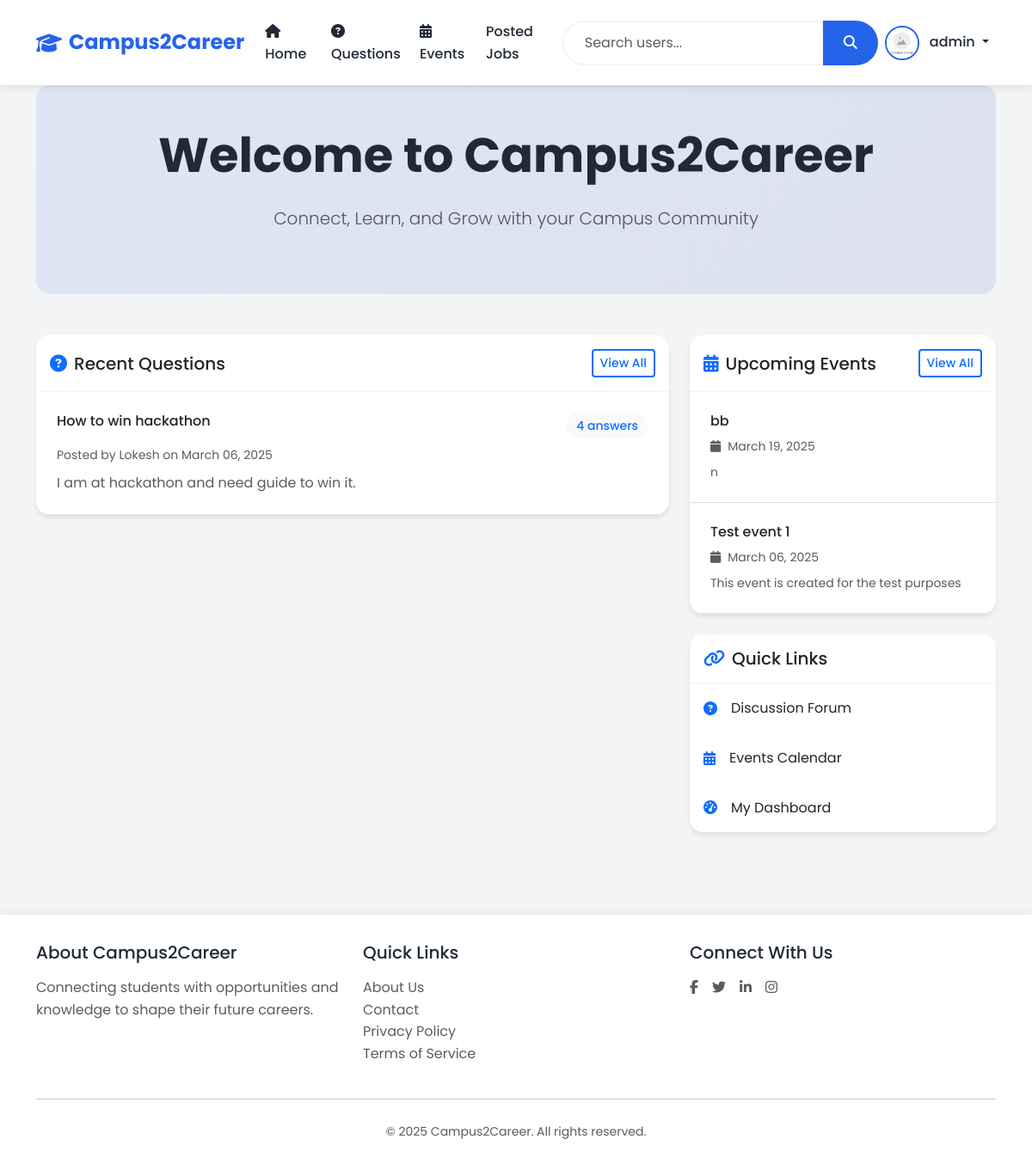
Page / (signed in) on the earlier database version.
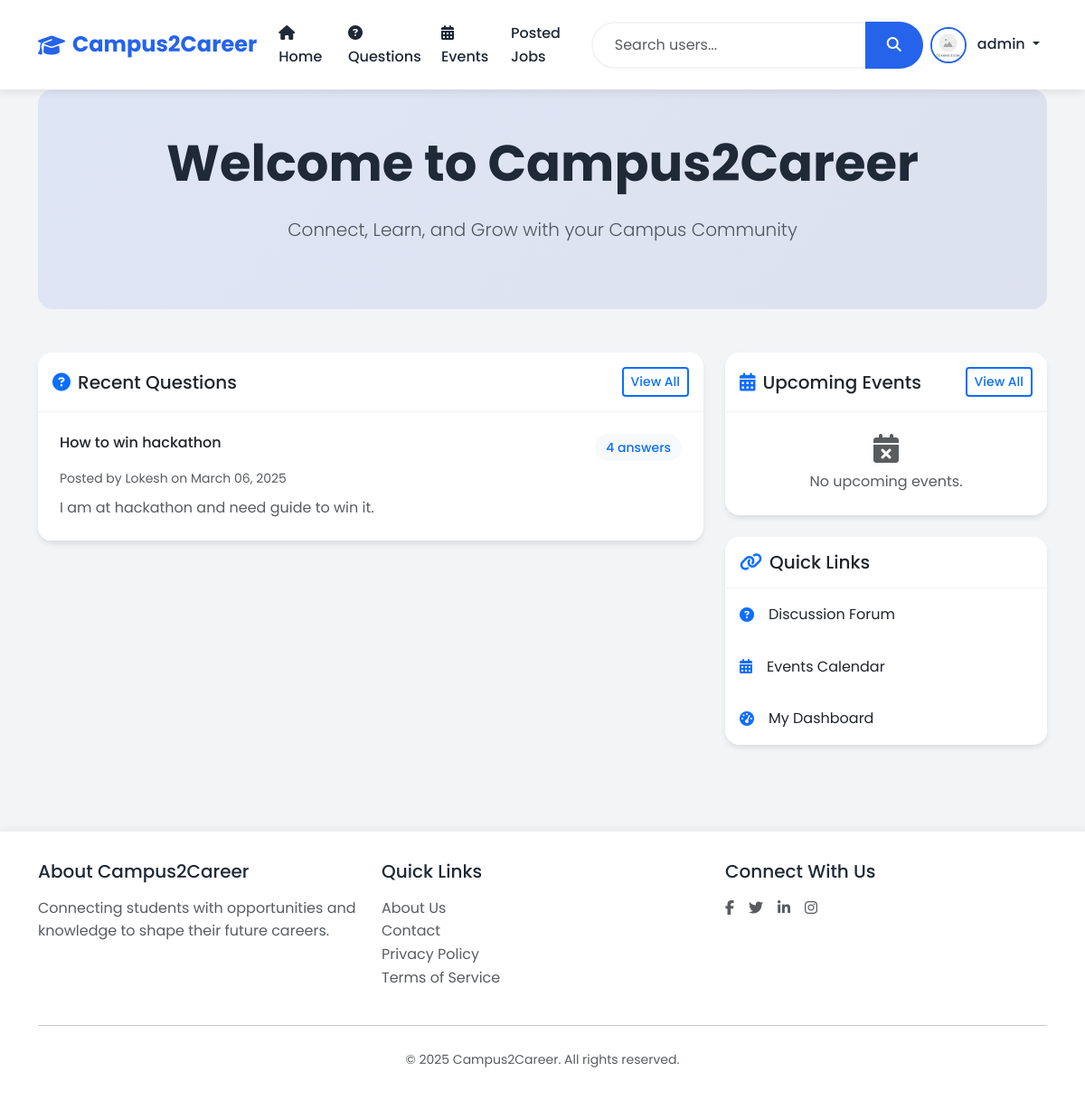
Same page on the later database version.
### models.py (models this page shows, shortened)
class Question(db.Model):
    id = db.Column(db.Integer, primary_key=True)
    title = db.Column(db.String(200), nullable=False)
    content = db.Column(db.Text, nullable=False)
    created_at = db.Column(db.DateTime, default=datetime.utcnow)
    user_id = db.Column(db.Integer, db.ForeignKey('user.id'), nullable=False)
    answers = db.relationship('Answer', backref='question', lazy=True, cascade='all, delete-orphan')

class User(UserMixin, db.Model):
    id = db.Column(db.Integer, primary_key=True)
    username = db.Column(db.String(80), unique=True, nullable=False)
    email = db.Column(db.String(120), unique=True, nullable=False)
    password_hash = db.Column(db.String(128))
    role = db.Column(db.String(20), nullable=False)  # student, alumni, teacher, admin
    contact = db.Column(db.String(15))
    dob = db.Column(db.Date)
    course = db.Column(db.String(50))  # For students
    profile_image = db.Column(db.String(120), default='noimg.jpg')
    created_at = db.Column(db.DateTime, default=datetime.utcnow)
    questions = db.relationship('Question', backref='author', lazy=True)
    answers = db.relationship('Answer', backref='author', lazy=True)
    events = db.relationship('Event', backref='creator', lazy=True)
    jobs = db.relationship('Job', backref='poster', lazy=True)

class Event(db.Model):
    id = db.Column(db.Integer, primary_key=True)
    title = db.Column(db.String(200), nullable=False)
    description = db.Column(db.Text, nullable=False)
    date = db.Column(db.DateTime, nullable=False)
    created_at = db.Column(db.DateTime, default=datetime.utcnow)
    created_by = db.Column(db.Integer, db.ForeignKey('user.id'), nullable=False)

### app.py (the view)
@app.route('/')
def index():
    events = Event.query.order_by(Event.date.desc()).limit(3).all()
    questions = Question.query.order_by(Question.created_at.desc()).limit(5).all()
    return render_template('index.html', events=events, questions=questions)

### app.py (called while the page is built)
@login_manager.user_loader
def load_user(user_id):
    return User.query.get(int(user_id))

### templates/index.html (shortened to what the changed rows need)
{% extends "base.html" %}
{% block content %}
<section class="hero-section text-center py-5 mb-5">
    <div class="container">
        <h1 class="display-4 fw-bold mb-4">Welcome to Campus2Career</h1>
    </div>
</section>
<div class="row g-4">
    <div class="col-lg-8">
        <div class="card">
            <div class="card-body p-0">
                {% if questions %}
                    {% for question in questions %}
                        <div class="p-4 border-bottom">
                            <div class="d-flex justify-content-between align-items-start mb-2">
                                <h4 class="h6 mb-0">
                                    <a href="{{ url_for('question_detail', id=question.id) }}"
                                       class="text-decoration-none text-dark">
                                        {{ question.title }}
                                    </a>
                                </h4>
                                <span class="badge bg-light text-primary">
                                    {{ question.answers|length }} answers
                                </span>
                            </div>
                            <p class="text-muted small mb-2">
                                Posted by {{ question.author.username }} on {{ question.created_at.strftime('%B %d, %Y') }}
                            </p>
                            <p class="mb-0 text-muted">
                                {{ question.content[:200] }}{% if question.content|length > 200 %}...{% endif %}
                            </p>
                        </div>
                    {% endfor %}
                {% endif %}
            </div>
        </div>
    </div>
    <div class="col-lg-4">
        <div class="card mb-4">
            <div class="card-body p-0">
                {% if events %}
                    {% for event in events %}
                        <div class="p-4 border-bottom">
                            <h4 class="h6 mb-2">{{ event.title }}</h4>
                            <p class="text-muted small mb-2">
                                <i class="fas fa-calendar me-2"></i>{{ event.date.strftime('%B %d, %Y') }}
                            </p>
                            <p class="mb-0 text-muted small">
                                {{ event.description[:100] }}{% if event.description|length > 100 %}...{% endif %}
                            </p>
                        </div>
                    {% endfor %}
                {% else %}
                    <div class="text-center py-4">
                        <i class="fas fa-calendar-times fa-2x text-muted mb-2"></i>
                        <p class="text-muted mb-0">No upcoming events.</p>
                    </div>
                {% endif %}
            </div>
        </div>
    </div>
</div>
{% endblock %}

Differences in the rows shown:
removed Event: title "bb", date "March 19, 2025", description "n"
removed Event: title "Test event 1", date "March 06, 2025", description "This event is created for the test purposes"
Other differences:
text now shown: "No upcoming events."
